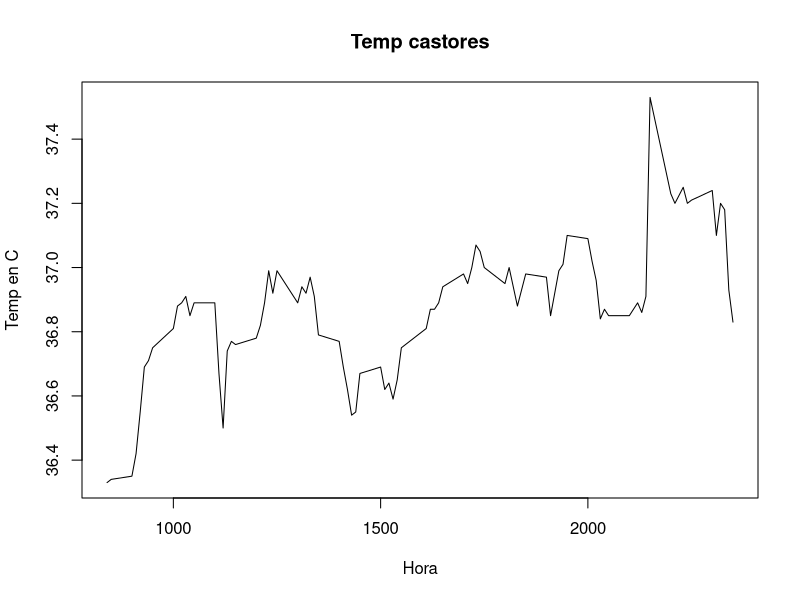
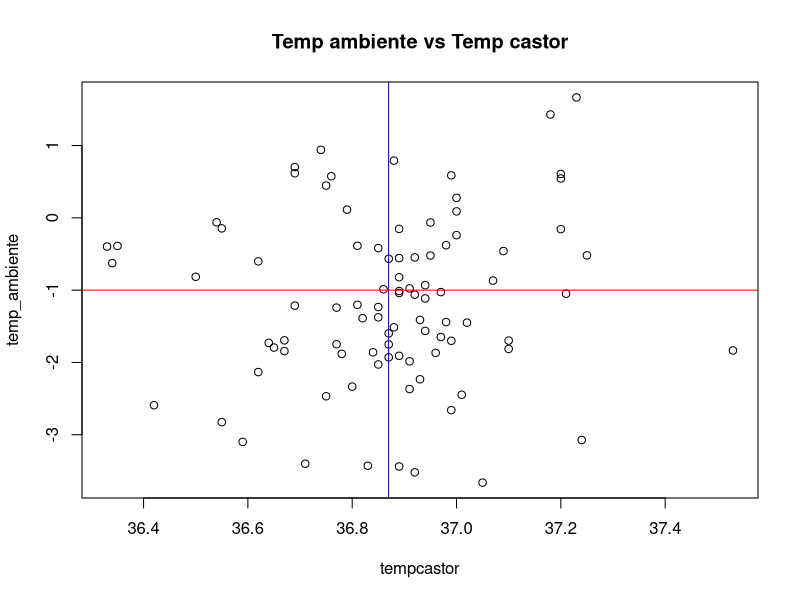
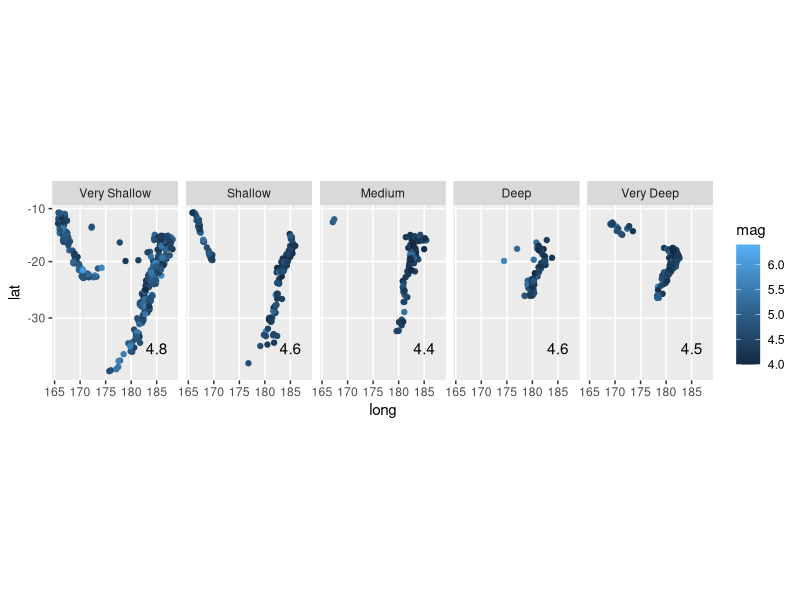

These charts were generated, in order, by the following R code:
## ---- chunk 1

knitr::opts_chunk$set(echo = TRUE)

#install.packages("mapproj")

# install.packages("kableExtra")
library(knitr)
library(kableExtra)

library(mapproj)
library(plyr)
library(ggplot2)



## ---- chunk 2
knitr::kable(head(quakes) , align=rep('c', 5), caption = "Cabecera de datos", booktabs = T,  col.names = c("Latitud", "Longitud", "Profundidad", "Magnitud", "Estaciones")) %>%
kable_styling(latex_options = c("striped", "hold_position"), bootstrap_options = "striped", 
              full_width = T)
nrow(quakes)
## ---- chunk 3
knitr::kable(summary(beaver1))
nrow(beaver1)
## ---- chunk 4
d_beaver1 <- beaver1[beaver1$day == 346, ]
## ---- chunk 5
table(d_beaver1$activ)
## ---- chunk 6
n_beaver1 <- d_beaver1[d_beaver1$time > 500, ]

# hay un corte en la secuencia de los datos, entonces solo se usaron a partir de las 500h

plot(n_beaver1$time, n_beaver1$temp, type = "l", main = "Temp castores", xlab = "Hora", ylab = "Temp en C")
## ---- chunk 7
temp_ambiente <- rnorm(nrow(n_beaver1), -1, 1)
## ---- chunk 8
set.seed(6543)
tempcastor <- sample(n_beaver1$temp)


plot(tempcastor, temp_ambiente, main = "Temp ambiente vs Temp castor")
abline(v = mean(n_beaver1$temp), col = "blue")
abline(h = -1, col = "red")

## ---- chunk 9

quakes$level <- cut(quakes$depth, 5, 
  labels=c("Very Shallow", "Shallow", "Medium", "Deep", "Very Deep"))

quakes.summary <- ddply(quakes, .(level), summarise, mag=round(mean(mag), 1))

ggplot(quakes, aes(x=long, y=lat)) + 
  geom_point(aes(colour=mag)) + 
  geom_text(aes(label=mag), data=quakes.summary, x=185, y=-35) +
  facet_grid(~level) + 
  coord_map()
## ---- chunk 10

dt <- quakes

kable(dt, "latex")

kable(dt, "latex", booktabs = T)
